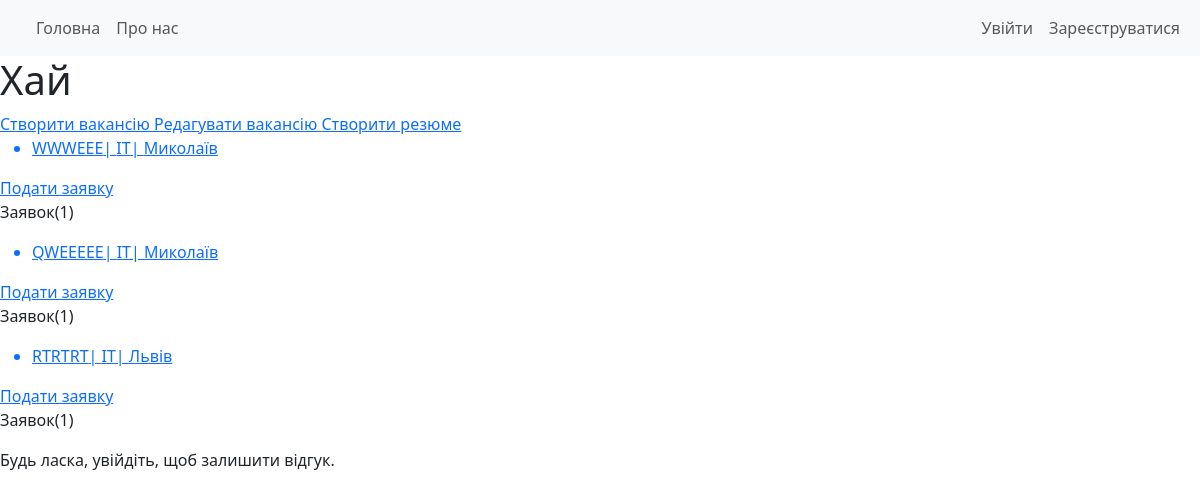
Before: / with the older database file.
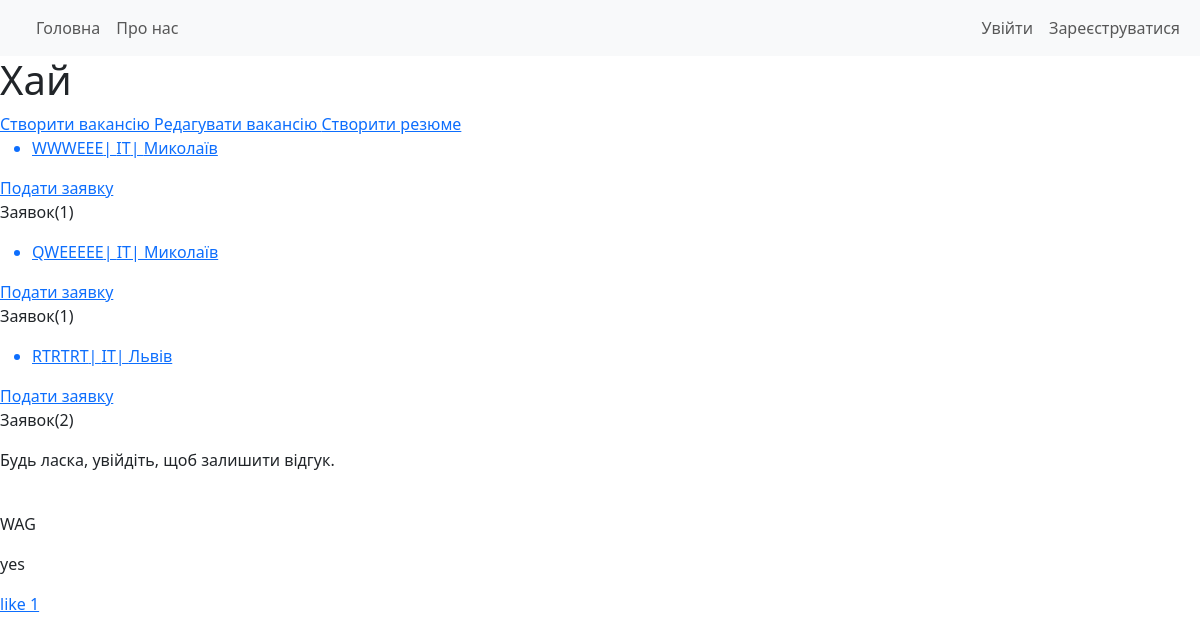
After: the same page with the newer database file.
### project/models.py (models this page shows, shortened)
class Vacancy(models.Model):
    title = models.CharField(max_length=256)#Заголовок
    description = models.TextField()#опис
    link = models.URLField(max_length=500, null=True, blank=True)
    company = models.ForeignKey(User, on_delete=models.CASCADE, related_name="vacancies")
    image = models.ImageField(upload_to='vacancies/images/',  null=True, blank=True)
    price_start = models.DecimalField(max_digits=10, decimal_places=2, null=True, blank=True)
    price_end = models.DecimalField(max_digits=10, decimal_places=2, null=True, blank=True)
    category = models.ForeignKey(Category, on_delete=models.SET_NULL, null=True)
    city = models.ForeignKey(City, on_delete=models.SET_NULL, related_name="vacancies", null=True)
    street = models.CharField(max_length=255, verbose_name="Вулиця")
    date = models.DateTimeField(auto_now_add=True)#дата створення

class Category(models.Model):
    name = models.CharField(max_length=150)
    def __str__(self):
        return self.name

class City(models.Model):
    name = models.CharField(max_length=100)
    def __str__(self):
        return self.name

class Response(models.Model):
    author = models.OneToOneField(User, on_delete=models.CASCADE, related_name="site_comment")#автор
    content = models.TextField()#опис
    created_at = models.DateTimeField(auto_now_add=True)

### project/views.py (the view, shortened to what this page needs)
# urls.py: path('', views.Job_ListView.as_view(), name='job_list'),
class Job_ListView(ListView):
    model = Vacancy
    form_class = Response_CreatFrom
    context_object_name = "jobs"
    template_name = "jobs/job_list.html"
    def get_context_data(self, **kwargs):
        context = super().get_context_data(**kwargs)
        context['all_responses'] = Response.objects.all()
        user_already_responded = False
        if self.request.user.is_authenticated:
            user_already_responded = Response.objects.filter(author=self.request.user).exists()
        context['user_already_responded'] = user_already_responded
        context['form'] = self.form_class()
        return context

### templates/jobs/job_list.html (shortened to what this page needs)
{% extends 'base.html' %}
{% load static %}
{% block content %}
    <h1>Хай</h1>
    <a href="{% url 'job_creat' %}">
    Створити вакансію
</a>
<a href="{% url 'job_update' %}">
    Редагувати вакансію
</a>
<a href="{% url 'job_creat_resume' %}">
    Створити резюме
</a>
{% for jo in jobs %}
<a href="{% url 'job_datail' pk=jo.id %}">
<ul>
    <li>
        {{ jo.title }}|
        {{ jo.category }}|
        {{ jo.city }}
    </li>
</ul>
</a>
<a href="{% url 'apply_for_job' jo.id %}">
    Подати заявку
</a>
<p>Заявок({{ jo.applications.count }})</p>
{% endfor %}
{% if user.is_authenticated %}
    {% if user_already_responded %}
        <p>Ви вже залишили відгук про наш сайт. Дякуємо!</p>
    {% else %}
        <form method="POST" action="">
            {% csrf_token %}
            {{ form.as_p }}
            <button type="submit">Опублікувати відгук</button>
        </form>
    {% endif %}
{% else %}
    <p>Будь ласка, увійдіть, щоб залишити відгук.</p>
{% endif %}
<br>
<div class="responses">
    {% for res in all_responses %}
                <p>{{ res.author }}</p>
                <p>{{ res.content }}</p>
    <a href="{% url 'Like_Response' res.id %}">
        like {{ res.likes.count }}
    </a>
    {% endfor %}
</div>
{% endblock %}

### templates/base.html (shortened to what this page needs)
<!DOCTYPE html>
{% load static %}
<html lang="en">
<head>
    <link href="https://cdn.jsdelivr.net/npm/bootstrap@5.3.8/dist/css/bootstrap.min.css" rel="stylesheet">
    <link rel="stylesheet" href="https://cdn.jsdelivr.net/npm/bootstrap-icons@1.11.1/font/bootstrap-icons.css">
    <link rel="stylesheet" href="{% static 'css/stayle.css' %}">
</head>
<body>
    <header>
        <nav class="navbar navbar-expand-lg navbar-light bg-light">
        <div class="container-fluid">
            <div class="collapse navbar-collapse" id="navbarNav">
                <ul class="navbar-nav me-auto">
                    <li class="nav-item">
                        <a class="nav-link" href="{% url 'job_list'%}">Головна</a>
                    </li>
                    <li class="nav-item">
                        <a class="nav-link" href="{% url 'job_site'%}">Про нас</a>
                    </li>
                </ul>
                <ul class="navbar-nav">
                    {% if user.is_authenticated %}
                        <li class="nav-item">
                            <a class="nav-link" href="#">Профіль</a>
                        </li>
                        <li class="nav-item">
                            <form action="{% url 'logout' %}" method="post" class="d-inline">
                                {% csrf_token %}
                                <button type="submit" class="nav-link btn btn-link">Вийти</button>
                            </form>
                        </li>
                    {% else %}
                        <li class="nav-item">
                            <a class="nav-link" href="{% url 'job_login'%}">Увійти</a>
                        </li>
                        <li class="nav-item">
                            <a class="nav-link" href="{% url 'signup_cho'%}">Зареєструватися</a>
                        </li>
                    {% endif %}
                </ul>
            </div>
        </div>
    </nav>
    </header>
    <main>
        {% block content %}
        {% endblock %}
    </main>
</body>
</html>

Changed rows visible on the page:
computed for Vacancy "RTRTRT": applications.count "1" → "2"
added Response: author "WAG", content "yes", likes.count "1"
